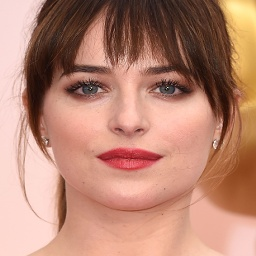
#> input picture files/dakotajohnson.jpg, 256 x 256 px, found by its file name
$ jupyter execute Untitled12.ipynb   (shell and % lines are left out)   (older library calls are emulated)
#> lines starting #> are read from the running program, lines starting #| are printed output that depends on the picture; after the words box and inside, x2 and y2 are one past the last pixel; in counts of white or black regions, pixels touching at a corner belong together
[cell 1]
import cv2
import numpy as np
import random

# Check if a point is inside a rectangle
def rect_contains(rect, point) :
    if point[0] < rect[0] :
        return False
    elif point[1] < rect[1] :
        return False
    elif point[0] > rect[2] :
        return False
    elif point[1] > rect[3] :
        return False
    return True

# Draw a point
def draw_point(img, p, color ) :
    cv2.circle( img, p, 2, color, -1, cv2.LINE_AA, 0 )


# Draw delaunay triangles
def draw_delaunay(img, subdiv, delaunay_color ) :

    triangleList = subdiv.getTriangleList();
    triangleList=triangleList[:80]
#     print(triangleList)
    edl = subdiv.getEdgeList()

    size = img.shape
    r = (0, 0, size[1], size[0])

    for t in triangleList :

        pt1 = (t[0], t[1])

        pt2 = (t[2], t[3])
        pt3 = (t[4], t[5])


        if rect_contains(r, pt1) and rect_contains(r, pt2) and rect_contains(r, pt3) :

            cv2.line(img, pt1, pt2, delaunay_color, 1, cv2.LINE_AA, 0)
            cv2.line(img, pt2, pt3, delaunay_color, 1, cv2.LINE_AA, 0)
            cv2.line(img, pt3, pt1, delaunay_color, 1, cv2.LINE_AA, 0)


# Draw voronoi diagram
def draw_voronoi(img, subdiv) :

    (facets, centers) = subdiv.getVoronoiFacetList([])


    for i in range(0,len(facets)) :
        ifacet_arr = []
        for f in facets[i] :
            ifacet_arr.append(f)

        ifacet = np.array(ifacet_arr, np.int)
        color = (random.randint(0, 255), random.randint(0, 255), random.randint(0, 255))

        cv2.fillConvexPoly(img, ifacet, color, cv2.LINE_AA, 0);
        ifacets = np.array([ifacet])
        cv2.polylines(img, ifacets, True, (0, 0, 0), 1, cv2.LINE_AA, 0)
        cv2.circle(img, (centers[i][0], centers[i][1]), 3, (0, 0, 0), -1, cv2.LINE_AA, 0)

[cell 2]
def calculateDelaunayTriangles(img,subdiv, points):
    # Create subdiv


    # Insert points into subdiv
    for p in points:
        subdiv.insert((p[0], p[1]))


    # List of triangles. Each triangle is a list of 3 points ( 6 numbers )
    triangleList = subdiv.getTriangleList()
    triangleList=triangleList[:80]
    # Find the indices of triangles in the points array

    delaunayTri = []
    size = img.shape
    r = (0, 0, size[1], size[0])
    for t in triangleList:
        pt = []
        pt.append((t[0], t[1]))
        pt.append((t[2], t[3]))
        pt.append((t[4], t[5]))

        pt1 = (t[0], t[1])
        pt2 = (t[2], t[3])
        pt3 = (t[4], t[5])

        if rect_contains(r, pt1) and rect_contains(r, pt2) and rect_contains(r, pt3):
            ind = []
            for j in range(0, 3):
                for k in range(0, len(points)):
                    if(abs(pt[j][0] - points[k][0]) < 1.0 and abs(pt[j][1] - points[k][1]) < 1.0):
                        ind.append(k)
            if len(ind) == 3:
                delaunayTri.append((ind[0]+1, ind[1]+1, ind[2]+1))


    return delaunayTri

[cell 3]
def run():

    # Define window names
    win_delaunay = "Delaunay Triangulation"
    win_voronoi = "Voronoi Diagram"

    # Turn on animation while drawing triangles
    animate = True

    # Define colors for drawing.
    delaunay_color = (255,255,255)
    points_color = (0, 0, 255)

    # Read in the image.
    img = cv2.imread('dakotajohnson.jpg');
#> img is the input picture: shape (256, 256, 3); mean B, G, R 115.5, 134.5, 185.1

    # Keep a copy around
    img_orig = img.copy();

    # Rectangle to be used with Subdiv2D
    size = img.shape
#> size = (256, 256, 3)
    rect = (0, 0, size[1], size[0])
#> rect = (0, 0, 256, 256)

    # Create an instance of Subdiv2D
    subdiv = cv2.Subdiv2D(rect);

    # Create an array of points.
    points = [];

    # Read in the points from a text file
    with open("dakotajohnsonpoints.txt") as file :
#> (reads files/dakotajohnsonpoints.txt from the repository)
        for line in file :
            x, y = line.split()
            points.append((int(x), int(y)))

    # Insert points into subdiv
    for p in points :
        subdiv.insert(p)

        # Show animation
#         if animate :
#             img_copy = img_orig.copy()
#             # Draw delaunay triangles
#             draw_delaunay( img_copy, subdiv, (255, 255, 255) );
#             cv2.imshow(win_delaunay, img_copy)
#             cv2.waitKey(100)

    # Draw delaunay triangles
    draw_delaunay( img, subdiv, (255, 255, 255) );
#> after the loop in draw_delaunay, `for t in triangleList :`:
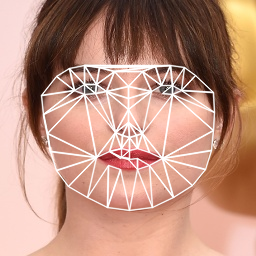
#> img: shape (256, 256, 3); 12.64% of pixels changed, all inside (x1, y1, x2, y2) = (40, 64, 216, 212)
    a=calculateDelaunayTriangles(img,subdiv, points)
#> a = 78 items, first 6: (37, 2, 1), (2, 37, 42), (49, 42, 32), (42, 49, 3), (4, 2, 3), (30, 32, 40)
    print(a)
#> (printed output is left out)

    with open('dakotatxtp1p2p3.txt', 'w') as f:
        for i in range(0,len(a)):
            f.write("%s %s %s\n" % (a[i]))
#> this loop made 78 passes
    # Draw points
    for p in points:
        draw_point(img, p, (0,0,255))
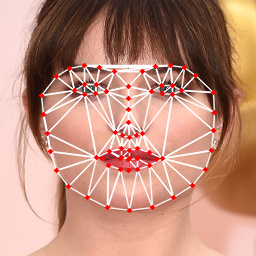
#> img: shape (256, 256, 3); 2.7% of pixels changed, all inside (x1, y1, x2, y2) = (38, 63, 218, 214)

    # Allocate space for Voronoi Diagram
    img_voronoi = np.zeros(img.shape, dtype = img.dtype)

    # Draw Voronoi diagram
    draw_voronoi(img_voronoi,subdiv)
#> after the loop in draw_voronoi, `for i in range(0,len(facets)) :`:
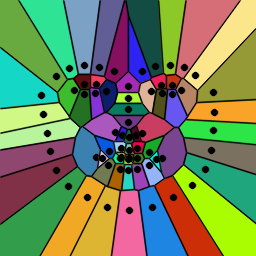
#> img: shape (256, 256, 3); mean of channels 0, 1, 2 91.1, 130.4, 115.4; drawn as B, G, R

    # Show results
    cv2.imshow(win_delaunay,img)
    cv2.imshow(win_voronoi,img_voronoi)
    cv2.waitKey()
    cv2.destroyAllWindows()
